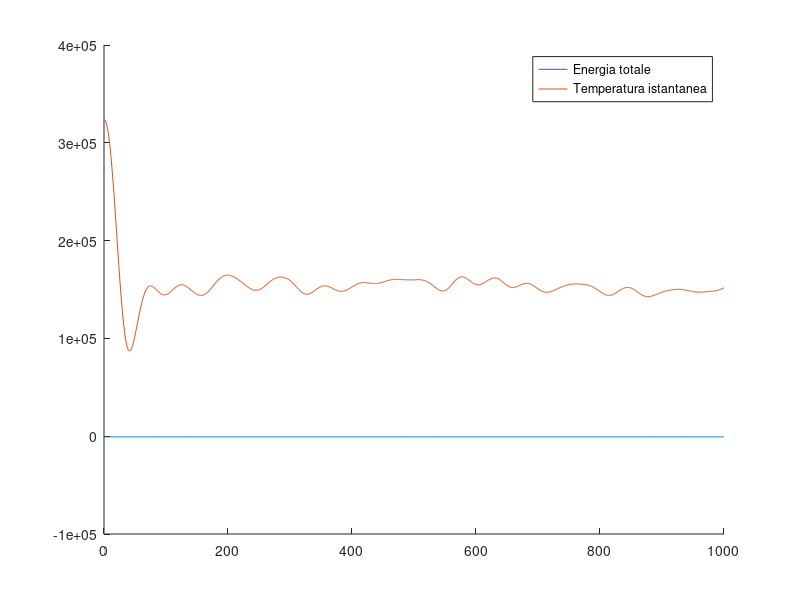

The MATLAB source for this figure:
data = load('simulazione.txt');

e_pot  = data(:,1);
e_k    = data(:,2);
t_inst = data(:,3);

hold on
plot(e_pot + e_k)
plot(t_inst)
hold off

legend('Energia totale', 'Temperatura istantanea');